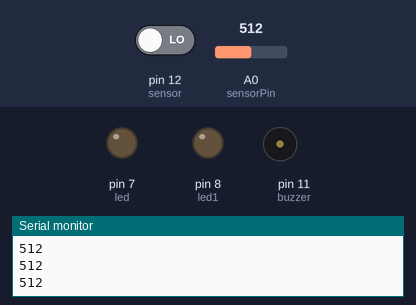
Recording of a sketch running on a simulated Arduino Uno, built with avr-gcc and run on an emulated ATmega328P. On the bench: output pins drawn as LEDs (lit = HIGH), buzzer (waves = sounding, pin HIGH), the last lines printed to the serial monitor. The inputs (shaded band) are chosen by the test bench; at power-on: A0 (sensorPin) = 512, pin 12 (sensor) LOW.

Above: at 1.3 s.
1.4 s: A0 (sensorPin) set to 106
2.9 s: A0 (sensorPin) set to 92
At 3.9 s:
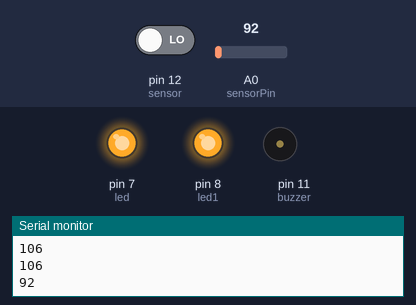
4.4 s: pin 12 (sensor) driven HIGH
At 5.4 s:
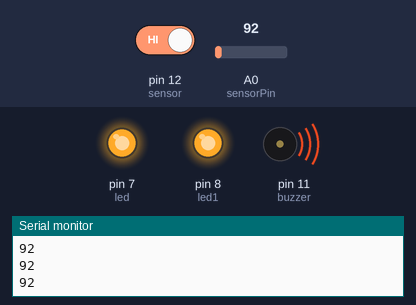
Timing chart, 0 to 9.4 s (numbered marks = the images above; inputs shaded):
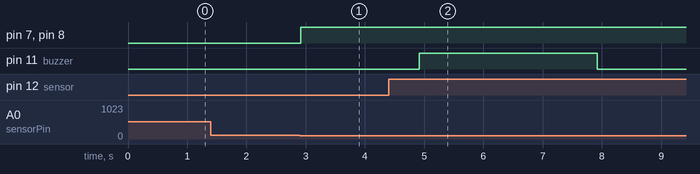

Measured:
- the behaviour switches between 100 and 99 on A0 (sensorPin) (found by bisection; images 0 and 1)
- after the input at 2.9 s, pin 7 (led), pin 8 (led1): LOW → HIGH at once
- after the input at 4.4 s, pin 11 (buzzer): LOW → HIGH after 0.52 s, → LOW 3.0 s later

The sketch:

assignment_1.ino
```cpp
#include <SoftwareSerial.h>

int sensorPin = A0;
int buzzer = 11;
int sensor = 12;
int sensorValue = 0;
int led = 7;
int led1=8;


void setup() {

pinMode(led, OUTPUT);
pinMode(led1,OUTPUT);
Serial.begin(9600);
  pinMode(buzzer, OUTPUT);
  pinMode(sensor, INPUT);
   digitalWrite(buzzer,LOW);
  digitalWrite(sensor,LOW);

 }

void loop()

{

sensorValue = analogRead(sensorPin);

Serial.println(sensorValue);
  if(digitalRead(sensor)==HIGH)
  {
   digitalWrite(buzzer,HIGH);
   delay(3000);
   digitalWrite(buzzer,LOW);
   while(digitalRead(sensor)==HIGH);
  }

if (sensorValue < 100)

{
digitalWrite(led,HIGH);
digitalWrite(led1,HIGH);

delay(1000);

}
  else{
digitalWrite(led,LOW);
digitalWrite(led1,LOW);
delay(sensorValue);


}
}
```
